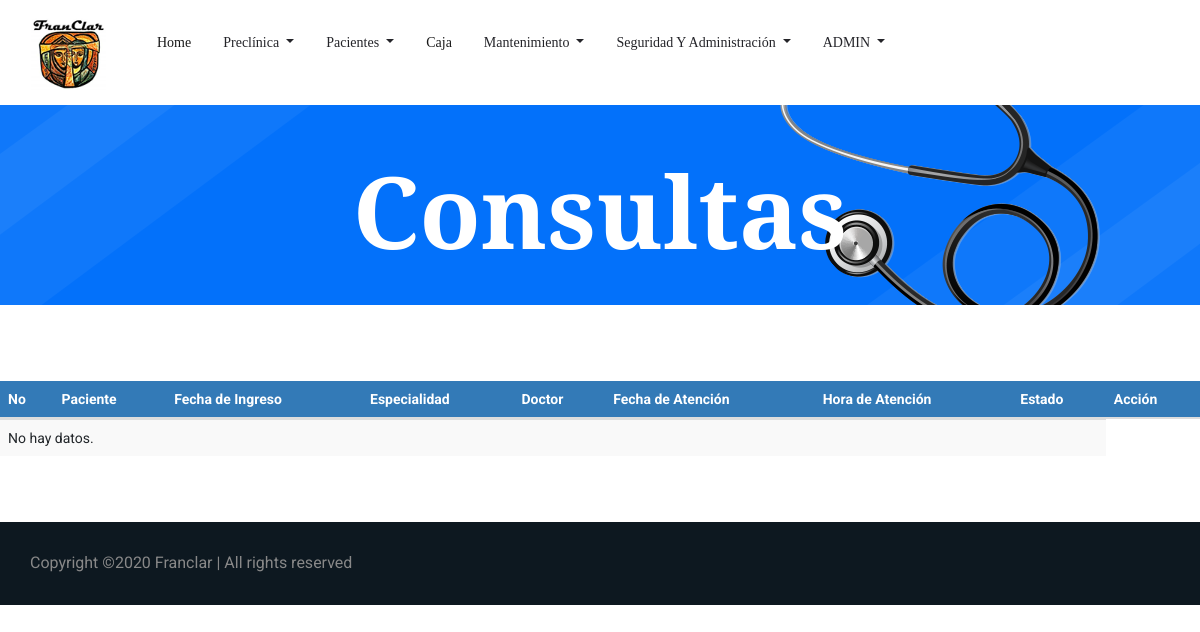
The page /Consulta.php (signed in) on the database as committed earlier.
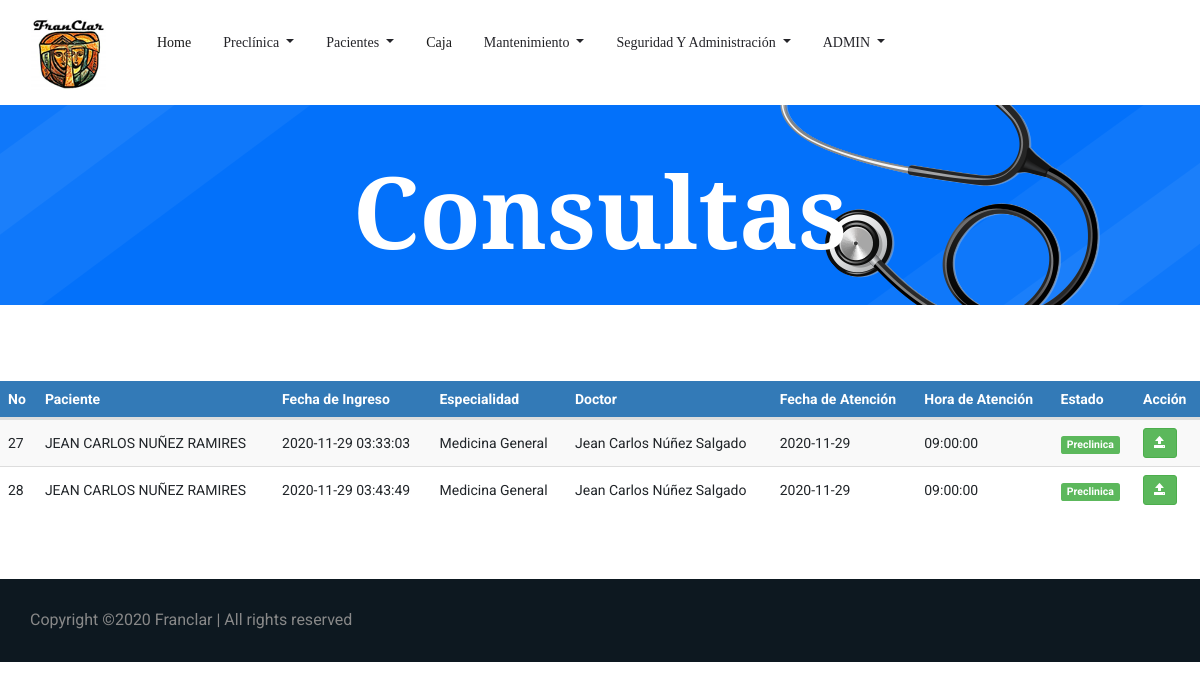
The same page on the database as committed later.
### tables this page shows
CREATE TABLE `tbl_citas` (
  `ID_Cita` bigint(3) NOT NULL,
  `ID_Paciente` int(3) NOT NULL,
  `ID_Usuario` bigint(3) NOT NULL,
  `ID_Empleado` int(3) NOT NULL,
  `ID_Especialidad` int(3) NOT NULL,
  `ID_Estado` int(3) NOT NULL,
  `Fec_Creacion` timestamp NOT NULL DEFAULT current_timestamp(),
  `Fec_Atencion` date NOT NULL,
  `Hora_Atencion` time NOT NULL,
  `Precio` int(5) NOT NULL,
  `Usuario_crea` bigint(3) DEFAULT NULL,
  `Fec_crea` date DEFAULT NULL,
  `Usuario_modif` bigint(3) DEFAULT NULL,
  `Fec_modif` date DEFAULT NULL
);

CREATE TABLE `tbl_pacientes` (
  `ID_Paciente` int(3) NOT NULL,
  `cedula` varchar(13) NOT NULL,
  `ID_Sexo` int(1) NOT NULL,
  `ID_Est_Civil` int(3) NOT NULL,
  `ID_Tipo_Sangre` int(3) NOT NULL,
  `ID_Religion` int(3) NOT NULL,
  `ID_TipoPaciente` int(3) NOT NULL,
  `Nom_Paciente` varchar(255) NOT NULL,
  `Fec_Nacimiento` date NOT NULL,
  `Edad` int(3) NOT NULL,
  `Dir_Paciente` varchar(255) NOT NULL,
  `Tel_Paciente` int(8) NOT NULL,
  `Cel_Paciente` int(8) NOT NULL,
  `Email` varchar(50) NOT NULL,
  `Contacto_Emergencia` varchar(40) NOT NULL,
  `ID_Parentesco` int(3) NOT NULL,
  `Tel_Emergencia` int(8) NOT NULL,
  `Cel_Emergencia` int(8) NOT NULL,
  `Antecedentes_Personales` varchar(500) DEFAULT NULL,
  `Antecedentes_Hospitalarios` varchar(500) DEFAULT NULL,
  `Antecedentes_Alergicos` varchar(500) DEFAULT NULL,
  `Antecedentes_Familiares` varchar(500) DEFAULT NULL,
  `Habitos` varchar(500) DEFAULT NULL,
  `Usuario_crea` bigint(3) DEFAULT NULL,
  `Fec_crea` date DEFAULT NULL,
  `Usuario_modif` bigint(3) DEFAULT NULL,
  `Fec_modif` date DEFAULT NULL
);

CREATE TABLE `tbl_especialidad` (
  `ID_especialidad` int(3) NOT NULL,
  `Descripcion_espec` varchar(30) NOT NULL,
  `Precio` int(5) NOT NULL
);

CREATE TABLE `tbl_empleado` (
  `ID_Empleado` int(3) NOT NULL,
  `Nom_Empleado` varchar(50) NOT NULL,
  `ID_Sexo` int(1) NOT NULL,
  `ID_Est_Civil` int(3) NOT NULL,
  `ID_Cargo` int(3) NOT NULL,
  `ID_Especialidad` int(3) NOT NULL,
  `Cedula` varchar(13) NOT NULL,
  `Fec_Nacimiento` date NOT NULL,
  `Dir_Empleado` varchar(255) NOT NULL,
  `Tel_Empleado` int(8) NOT NULL,
  `Cel_Empleado` int(8) NOT NULL,
  `Salario` int(6) NOT NULL,
  `Usuario_crea` bigint(3) DEFAULT NULL,
  `Fec_crea` date DEFAULT NULL,
  `Usuario_modif` bigint(3) DEFAULT NULL,
  `Fec_modif` date DEFAULT NULL
);

CREATE TABLE `tbl_estado_cita` (
  `ID_Estado` int(3) NOT NULL,
  `Descripcion_est_cita` varchar(10) NOT NULL
);

### Consulta.php (the view, shortened to what this page needs)
<!doctype html>
<html lang="es">
<?php
include 'head.php'
?>
<body>
    <?php
    include 'header.php'
    ?>
    <section class="breadcrumb_part breadcrumb_bg">
        <div class="container">
            <div class="row">
                <div class="col-lg-12">
                    <div class="breadcrumb_iner">
                        <div class="breadcrumb_iner_item">
                            <h2>Consultas</h2>
                        </div>
                    </div>
                </div>
            </div>
        </div>
    </section>
    <br>
     <br>
     <br>
    <div class="table-responsive">
			<table id="datatableUsuarios" class="table table-striped table-hover" cellspacing="0" width="100%">
            	<thead>
				<tr>
					<th>No</th>
					<th>Paciente</th>
					<th>Fecha de Ingreso</th>
					<th>Especialidad</th>
                    <th>Doctor</th>
                    <th>Fecha de Atención</th>
                    <th>Hora de Atención</th>
                    <th>Estado</th>
				    <th>Acción</th>
				</tr>
				</thead>
				<tbody>
				<?php
				$sql = mysqli_query($con, "SELECT tbl_citas.ID_Cita,
				tbl_pacientes.Nom_Paciente,
				tbl_citas.Fec_Creacion,
				tbl_especialidad.Descripcion_espec,
				tbl_empleado.Nom_Empleado,
				tbl_citas.Fec_Atencion,
				tbl_citas.Hora_Atencion,
				tbl_estado_cita.Descripcion_est_cita FROM tbl_citas
				INNER JOIN tbl_pacientes on tbl_citas.ID_Paciente = tbl_pacientes.ID_Paciente
				INNER JOIN tbl_especialidad on tbl_citas.ID_Especialidad = tbl_especialidad.ID_Especialidad
				INNER JOIN tbl_empleado on tbl_citas.ID_Empleado = tbl_empleado.ID_Empleado
				INNER JOIN tbl_estado_cita on tbl_citas.ID_Estado = tbl_estado_cita.ID_Estado WHERE tbl_estado_cita.ID_Estado = 2");
				if(mysqli_num_rows($sql) == 0){
					echo '<tr><td colspan="8">No hay datos.</td></tr>';
				}else{
					while($row = mysqli_fetch_assoc($sql)){
						echo '
						<tr>
						<td>'.$row['ID_Cita'].'</td>
						<td>'.$row['Nom_Paciente'].'</td>
						<td>'.$row['Fec_Creacion'].'</td>
						<td>'.$row['Descripcion_espec'].'</td>
						<td>'.$row['Nom_Empleado'].'</td>
						<td>'.$row['Fec_Atencion'].'</td>
						<td>'.$row['Hora_Atencion'].'</td>
						<td><span class="label label-success">'.$row['Descripcion_est_cita'].'</span></td>
						<td>
                            <a href="agregarconsulta.php?nik='.$row['ID_Cita'].'" title="Realizar Consulta" class="btn btn-success btn-sm"><span class="glyphicon glyphicon-open" aria-hidden="true"></span></a>
						</td>
						</tr>
						';
					}
				}
				?>
			</table>
		 </div>
         <br>
     <br>
     <br>
    <?php
        include 'Copyright.php'
    ?>
</body>
</html>

### head.php (shortened to what this page needs)
<head>
  <link href="css/style_nav.css" rel="stylesheet">
  <link rel="stylesheet" href="css/bootstrap.min.css">
  <link href="font-awesome/css/font-awesome.min.css" rel="stylesheet">
  <link rel="stylesheet" href="https://use.fontawesome.com/releases/v5.8.2/css/all.css">
  <link rel="stylesheet" href="css/animate.css">
  <link rel="stylesheet" href="css/owl.carousel.min.css">
  <link rel="stylesheet" href="css/themify-icons.css">
  <link rel="stylesheet" href="css/flaticon.css">
  <link rel="stylesheet" href="css/magnific-popup.css">
  <link rel="stylesheet" href="css/nice-select.css">
  <link rel="stylesheet" href="css/slick.css">
  <link rel="stylesheet" href="https://maxcdn.bootstrapcdn.com/bootstrap/3.4.0/css/bootstrap.min.css">
  <link rel="stylesheet" href="css/style.css">
  <link rel="stylesheet" href="https://cdnjs.cloudflare.com/ajax/libs/font-awesome/4.7.0/css/font-awesome.min.css">
  <link href="css/bootstrap-datepicker.css" rel="stylesheet">
    <link href='lib/main.css' rel='stylesheet' />
    <link rel="stylesheet" href="css/main.css">
    <link rel="stylesheet" type="text/css" href="datatables/datatables.min.css"/>
    <link rel="stylesheet"  type="text/css" href="datatables/DataTables-1.10.18/css/dataTables.bootstrap4.min.css">
  <link href="https://cdn.jsdelivr.net/npm/select2@4.1.0-beta.1/dist/css/select2.min.css" rel="stylesheet" />
</head>

### header.php (shortened to what this page needs)
<?php
$usuario=$_SESSION['Nom_Usuario'];
$rolUsuario=$_SESSION['ID_Rol'];
?>
<?php
switch ($rolUsuario) {
    case '1':?>
       <header class="main_menu">
        <div class="container">
            <div class="row align-items-center">
                <div class="col-lg-12">
                    <nav class="navbar navbar-expand-lg navbar-light">
                        <a class="navbar-brand" href="index.php"> <img src="img/franclar_logo.png" srcset="img/franclar_logo.png 800w" sizes= "(min-width: 1000px) 50vw, (min-width: 800px) 80vw, (min-width: 600px) 100vw, (min-width: 300px) 145vw, , (min-width: 250px) 100vw, (min-width: 100px) 100vw" alt="logo"> </a>
                        <div class="collapse navbar-collapse main-menu-item justify-content-center"
                            id="navbarSupportedContent">
                            <ul class="navbar-nav align-items-center">
                                <li class="nav-item active">
                                    <a class="nav-link" href="Index.php">Home</a>
                                </li>
                                <li class="nav-item dropdown">
                                    <a class="nav-link dropdown-toggle" href="#" id="navbarDropdown"
                                    role="button" data-toggle="dropdown" aria-haspopup="true" aria-expanded="false">
                                    Preclínica
                                </a>
                                </li>
                                <li class="nav-item dropdown">
                                    <a class="nav-link dropdown-toggle" href="#" id="navbarDropdown"
                                        role="button" data-toggle="dropdown" aria-haspopup="true" aria-expanded="false">
                                        Pacientes
                                    </a>
                                </li>
                                <li class="nav-item active">
                                    <a class="nav-link" href="Caja.php">Caja</a>
                                </li>
                            <li class="nav-item dropdown">
                                <a class="nav-link dropdown-toggle" href="#" id="navbarDropdown"
                                role="button" data-toggle="dropdown" aria-haspopup="true" aria-expanded="false">
                                Mantenimiento
                            </a>
                                </li>
                                <li class="nav-item dropdown">
                                    <a class="nav-link dropdown-toggle" href="#" id="navbarDropdown"
                                    role="button" data-toggle="dropdown" aria-haspopup="true" aria-expanded="false">
                                        Seguridad y Administración
                                    </a>
                                </li>
                                <li class="nav-item dropdown ">
                                    <a class="nav-link dropdown-toggle" href="#" id="navbarDropdown"
                                    role="button" data-toggle="dropdown" aria-haspopup="true" aria-expanded="false">
                                    <?php echo $usuario?>
                                    </a>
                                </li>
                            </ul>
                        </div>
                    </nav>
                </div>
            </div>
        </div>
    </header>
<?php
        break;
        ?>
<?php }?>

### Copyright.php
<footer class="footer-area">
    <div class="copyright_part">
                <div class="container">
                    <div class="row align-items-center">
                        <p class="footer-text m-0 col-lg-8 col-md-12">
    Copyright &copy;<script>document.write(new Date().getFullYear());</script> Franclar | All rights reserved
    </p>
                    </div>
                </div>
            </div>
</footer>

### css/main.css (style rules this page uses)
table th { background-color: #337ab7 !important; color: white; }
table>tbody>tr>td { vertical-align: middle !important; }

Rows that differ between the two databases and show on the page:
added tbl_citas: ID_Cita "27", ID_Paciente.Nom_Paciente "JEAN CARLOS NUÑEZ RAMIRES", Fec_Creacion "2020-11-29 03:33:03", ID_Especialidad.Descripcion_espec "Medicina General", ID_Empleado.Nom_Empleado "Jean Carlos Núñez Salgado", Fec_Atencion "2020-11-29", Hora_Atencion "09:00:00", ID_Estado.Descripcion_est_cita "Preclinica"
added tbl_citas: ID_Cita "28", ID_Paciente.Nom_Paciente "JEAN CARLOS NUÑEZ RAMIRES", Fec_Creacion "2020-11-29 03:43:49", ID_Especialidad.Descripcion_espec "Medicina General", ID_Empleado.Nom_Empleado "Jean Carlos Núñez Salgado", Fec_Atencion "2020-11-29", Hora_Atencion "09:00:00", ID_Estado.Descripcion_est_cita "Preclinica"
Other text that changed with them:
text no longer shown: "No hay datos."
